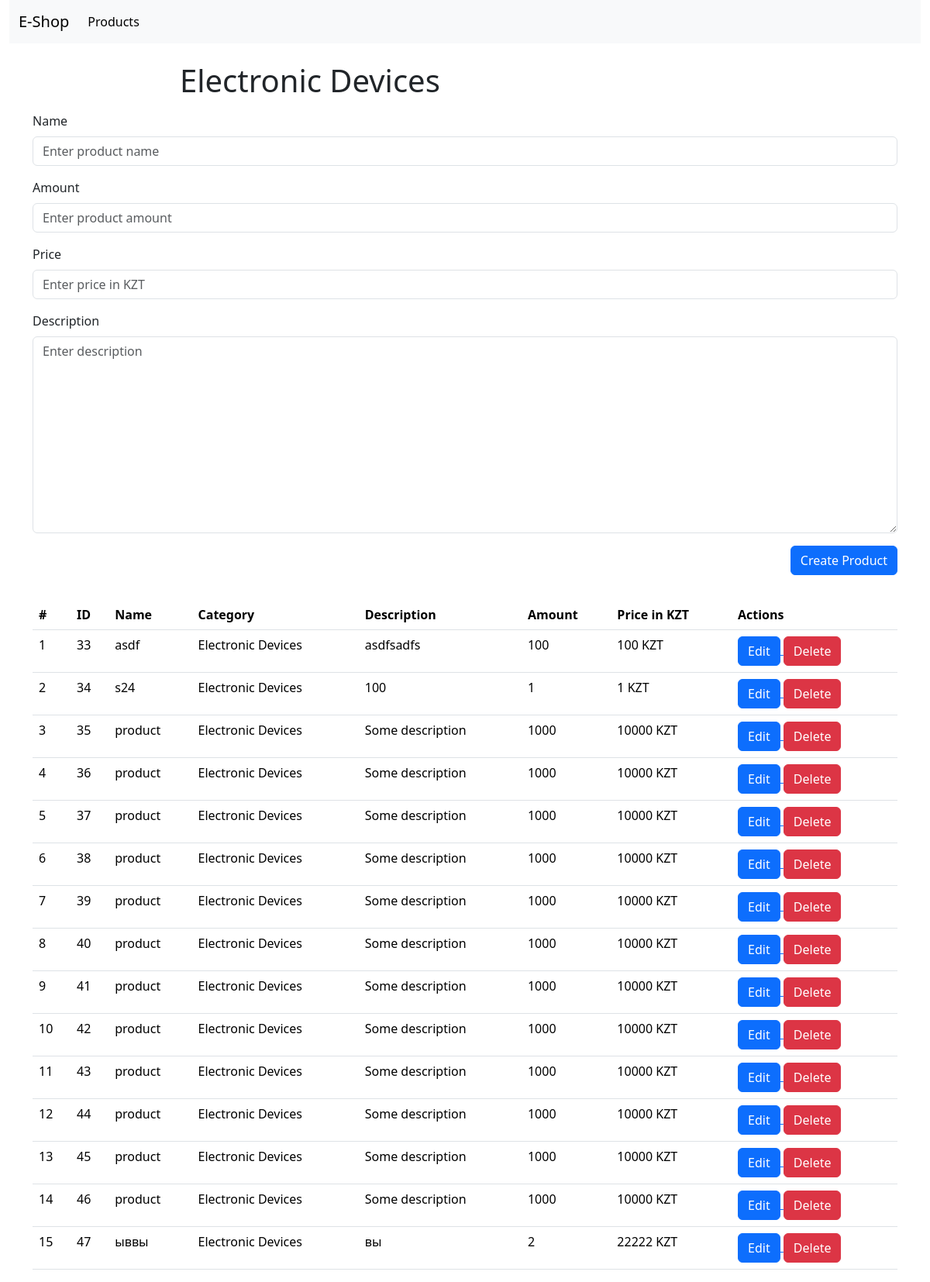
Page /categories/1 on the earlier database version.
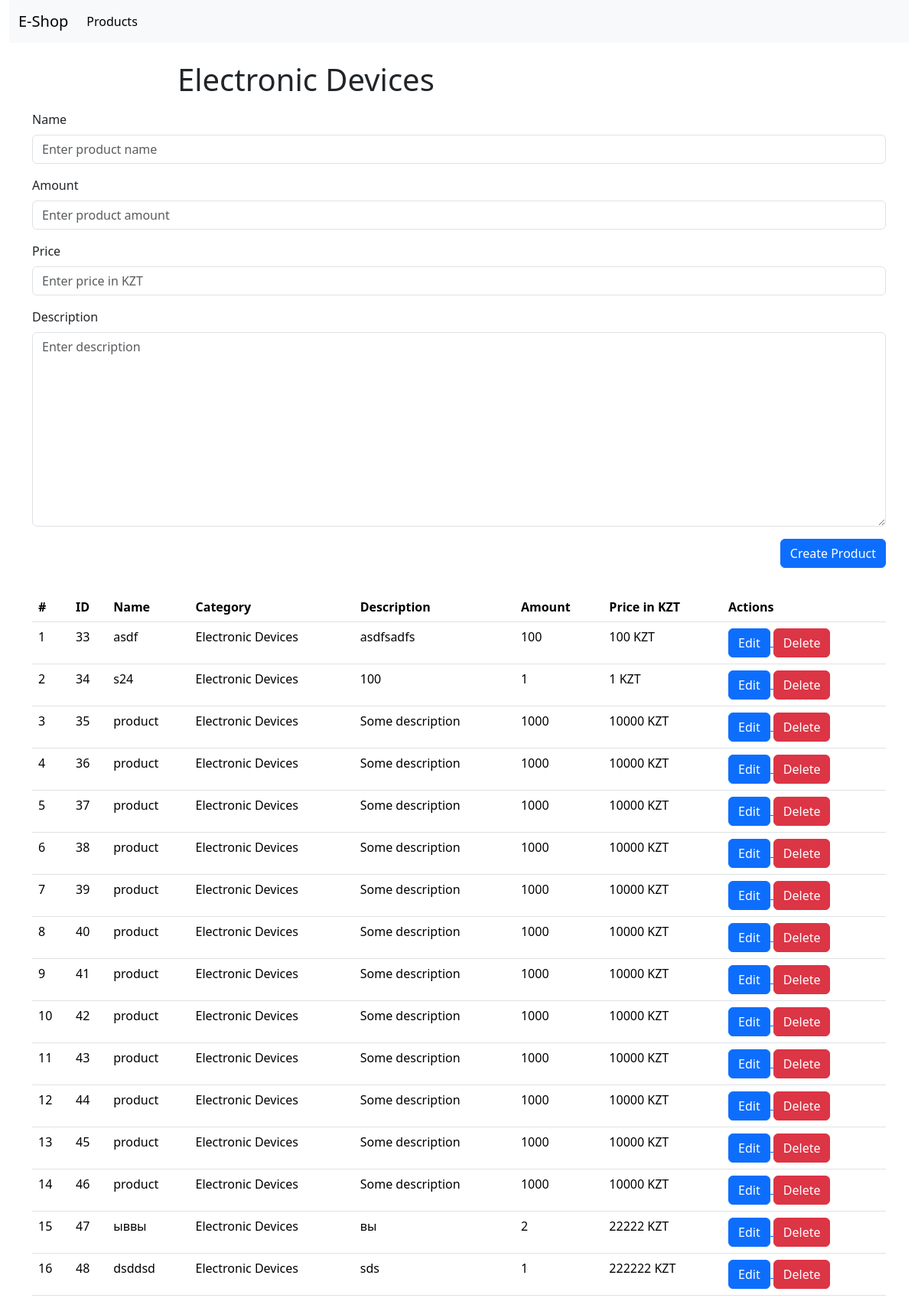
Same page on the later database version.
### shop/models.py (models this page shows, shortened)
class Category(models.Model):
    name = models.CharField(null=False, max_length=255, blank=False)
    class Meta:
        verbose_name = 'Category'
        verbose_name_plural = 'Categories'

class Product(models.Model):
    name = models.CharField(null=False, max_length=255, blank=False)
    description = models.CharField(null=False, max_length=2000, blank=True, default='')
    price = models.IntegerField(null=False)
    amount = models.IntegerField(null=False)
    created_at = models.DateTimeField(auto_now=True, null=False)
    category = models.ForeignKey(Category, null=True, on_delete=models.CASCADE)
    class Meta:
        verbose_name = 'Product'
        verbose_name_plural = 'Products'

### shop/views.py (the view, shortened to what this page needs)
# urls.py: path('categories/<int:pk>', category_page_view, name='category_details_page'),
def category_page_view(request, pk):
    if request.method == 'GET':
        category = Category.objects.get(id=pk)
        products = Product.objects.filter(category_id=category.id)
        form = CategoryProductForm()
        return render(request, 'shop/category.html', {'category': category, 'products': products, 'form': form})

### shop/forms.py
class CategoryProductForm(forms.ModelForm):
    class Meta:
        model = Product
        fields = ['name', 'amount', 'price', 'description']
        widgets = {
            'name': forms.TextInput({
                'class': 'form-control',
                'placeholder': 'Enter product name'
            }),
            'amount': forms.TextInput({
                'class': 'form-control',
                'placeholder': 'Enter product amount'
            }),
            'description': forms.Textarea({
                'class': 'form-control',
                'placeholder': 'Enter description'
            }),
            'price': forms.TextInput({
                'class': 'form-control',
                'placeholder': 'Enter price in KZT'
            }),
        }

### shop/templates/shop/category.html (shortened to what this page needs)
{% extends 'base.html' %}
{% block content %}
<div class="container-fluid">
    <div class="row">
        <div class="col-12">
            {% include 'header.html' %}
        </div>
    </div>
</div>
<div class="container">
    <div class="row">
        <div class="col-8 offset-2">
            <h1 class="mt-4">{{ category.name }}</h1>
        </div>
        <div class="col-12">
            <form action="{% url 'category_details_page' pk=category.id %}" method="POST" class="my-2"
                  autocomplete="off">
                {% for field in form %}
                <div class="mb-3">
                    <label for="{{ field.auto_id }}" class="form-label">{{ field.label }}</label>
                    {{ field }}
                </div>
                {% endfor %}
                <div class="d-flex justify-content-end">
                    <button type="submit" class="btn btn-primary">Create Product</button>
                </div>
            </form>
        </div>
    </div>
    <div class="row">
        <div class="col-12">
            {% include 'shop/products-list.html' %}
            {% endblock %}

### templates/base.html (shortened to what this page needs)
{% load static %}
<html>
    <head>
        <link rel="stylesheet" href="{% static 'bootstrap/css/bootstrap.min.css' %}" />
    </head>
    <body>
        {% block content %}
        {% endblock %}
    </body>
</html>

### templates/header.html (shortened to what this page needs)
<nav class="navbar navbar-expand-lg bg-body-tertiary">
    <div class="container-fluid">
        <a class="navbar-brand" href="{% url 'index_page' %}">E-Shop</a>
        <div class="collapse navbar-collapse" id="navbarSupportedContent">
            <ul class="navbar-nav me-auto mb-2 mb-lg-0">
                <li class="nav-item">
                    <a class="nav-link active" aria-current="page" href="{% url 'products_page' %}">Products</a>
                </li>
            </ul>
        </div>
    </div>
</nav>

### shop/templates/shop/products-list.html
<table class="table mt-4">
    <thead>
    <tr>
        <th scope="col">#</th>
        <th scope="col">ID</th>
        <th scope="col">Name</th>
        <th scope="col">Category</th>
        <th scope="col">Description</th>
        <th scope="col">Amount</th>
        <th scope="col">Price in KZT</th>
        <th scope="col">Actions</th>
    </tr>
    </thead>
    <tbody>
    {% if products|length > 0 %}
    {% for product in products %}
    <tr>
        <td>{{ forloop.counter }}</td>
        <td>{{ product.id }}</td>
        <td>{{ product.name}}</td>
        <td>{{ product.category.name}}</td>
        <td>{{ product.description }}</td>
        <td>{{ product.amount }}</td>
        <td>{{ product.price }} KZT</td>
        <td>
            <a href="{% url 'edit_product_page' pk=product.id %}">
                <button class="btn btn-primary">Edit</button>
            </a>
            <a href="{% url 'delete_product_page' pk=product.id %}">
                <button class="btn btn-danger">Delete</button>
            </a>
        </td>
    </tr>
    {% endfor %}
    {% else %}
    <tr>
        <td colspan="6" class="text-center">
            No products yet
        </td>
    </tr>
    {% endif %}
    </tbody>
</table>

Differences in the rows shown:
added Product: id "48", name "dsddsd", category.name "Electronic Devices", description "sds", amount "1", price "222222"
